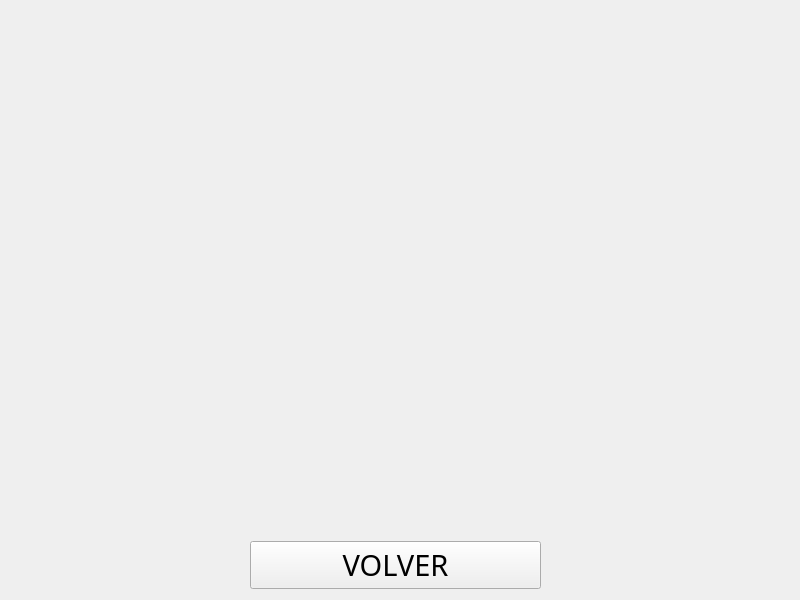
<?xml version="1.0" encoding="UTF-8"?>
<ui version="4.0">
 <class>Manual</class>
 <widget class="QWidget" name="Manual">
  <property name="geometry">
   <rect>
    <x>0</x>
    <y>0</y>
    <width>800</width>
    <height>600</height>
   </rect>
  </property>
  <property name="windowTitle">
   <string>Form</string>
  </property>
  <property name="styleSheet">
   <string notr="true"/>
  </property>
  <widget class="QWidget" name="verticalLayoutWidget">
   <property name="geometry">
    <rect>
     <x>250</x>
     <y>530</y>
     <width>291</width>
     <height>71</height>
    </rect>
   </property>
   <layout class="QVBoxLayout" name="verticalLayout">
    <item>
     <widget class="QPushButton" name="btnVolver">
      <property name="sizePolicy">
       <sizepolicy hsizetype="Minimum" vsizetype="Fixed">
        <horstretch>0</horstretch>
        <verstretch>0</verstretch>
       </sizepolicy>
      </property>
      <property name="font">
       <font>
        <family>Imprint MT Shadow</family>
        <pointsize>22</pointsize>
        <bold>false</bold>
       </font>
      </property>
      <property name="text">
       <string>VOLVER</string>
      </property>
     </widget>
    </item>
   </layout>
  </widget>
  <widget class="QLabel" name="label">
   <property name="geometry">
    <rect>
     <x>0</x>
     <y>10</y>
     <width>800</width>
     <height>600</height>
    </rect>
   </property>
   <property name="text">
    <string/>
   </property>
   <property name="pixmap">
    <pixmap resource="../Recursos/recursos.qrc">:/imagenes/fondoManual.png</pixmap>
   </property>
   <property name="scaledContents">
    <bool>true</bool>
   </property>
  </widget>
  <zorder>label</zorder>
  <zorder>verticalLayoutWidget</zorder>
 </widget>
 <resources>
  <include location="../Recursos/recursos.qrc"/>
 </resources>
 <connections/>
</ui>
